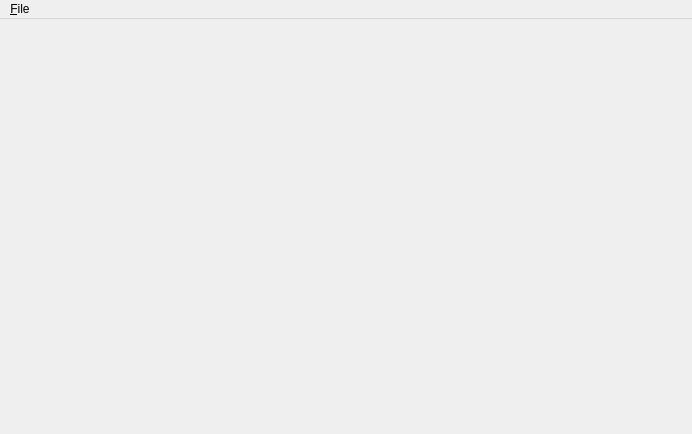
<?xml version="1.0" encoding="UTF-8"?>
<ui version="4.0">
 <class>MainWindow</class>
 <widget class="QMainWindow" name="MainWindow">
  <property name="geometry">
   <rect>
    <x>0</x>
    <y>0</y>
    <width>692</width>
    <height>434</height>
   </rect>
  </property>
  <property name="mouseTracking">
   <bool>true</bool>
  </property>
  <property name="windowTitle">
   <string>MainWindow</string>
  </property>
  <widget class="QWidget" name="centralWidget">
   <property name="mouseTracking">
    <bool>true</bool>
   </property>
  </widget>
  <widget class="QMenuBar" name="menuBar">
   <property name="geometry">
    <rect>
     <x>0</x>
     <y>0</y>
     <width>692</width>
     <height>27</height>
    </rect>
   </property>
   <widget class="QMenu" name="menuFile">
    <property name="title">
     <string>&amp;File</string>
    </property>
    <addaction name="action_Open"/>
    <addaction name="action_Save"/>
   </widget>
   <addaction name="menuFile"/>
  </widget>
  <action name="action_Open">
   <property name="text">
    <string>&amp;Open...</string>
   </property>
  </action>
  <action name="action_Save">
   <property name="text">
    <string>&amp;Save...</string>
   </property>
  </action>
 </widget>
 <layoutdefault spacing="6" margin="11"/>
 <resources/>
 <connections/>
</ui>
